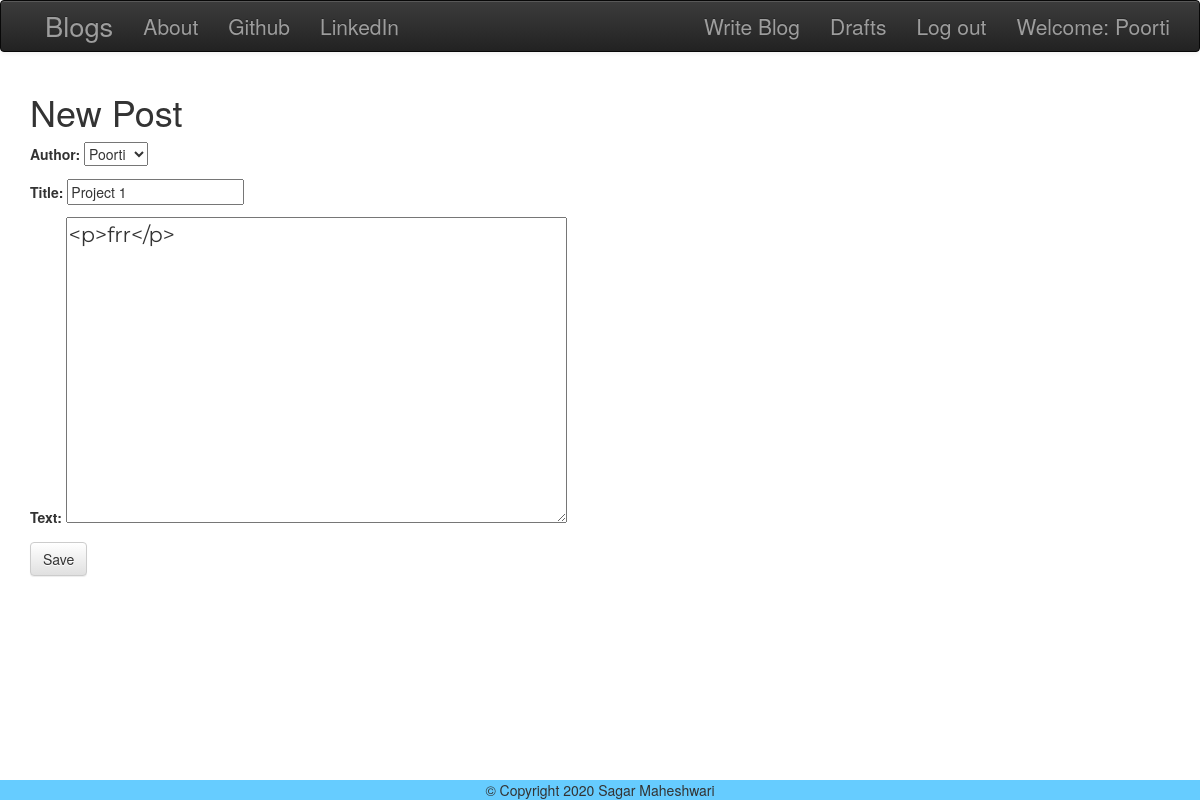
Screenshot of /post/3/edit/ (signed in) with the database file from the repository.
### blog/models.py (models this page shows, shortened)
class Post(models.Model):
    author = models.ForeignKey('auth.User', on_delete=models.DO_NOTHING)
    title = models.CharField(max_length=200)
    text = models.TextField()
    created_date = models.DateTimeField(default=timezone.now)
    published_date = models.DateTimeField(blank=True, null=True)

### blog/views.py (the view)
# urls.py: url(r'^post/(?P<pk>\d+)/edit/$', views.PostUpdateView.as_view(), name='post_edit'),
class PostUpdateView(LoginRequiredMixin,UpdateView):
    login_url = '/login/'
    redirect_field_name = 'blog/post_detail.html'
    form_class = PostForm
    model = Post

### blog/forms.py
class PostForm(forms.ModelForm):
    class Meta():
        model = Post
        fields = ('author', 'title', 'text')
        widgets = {
            'title':forms.TextInput(attrs={'class':'textinputclass'}),
            'text':forms.Textarea(attrs={'class':'editable medium-editor-textarea postcontent'}),
        }

### blog/templates/blog/post_form.html (shortened to what this page needs)
{%extends "blog/base.html"%}
{%block content%}
<h1>New Post</h1>
<form class="post-form" method="POST">
	{{form.as_p}}
	<button type="submit" class="save btn btn-default" name="button">Save</button>
</form>
{%endblock%}

### blog/templates/blog/base.html (shortened to what this page needs)
<!DOCTYPE html>
{%load static%}
<html lang="en">
<head>
    <link rel="stylesheet" href="https://maxcdn.bootstrapcdn.com/bootstrap/3.3.7/css/bootstrap.min.css">
    <link rel="stylesheet" href="https://maxcdn.bootstrapcdn.com/bootstrap/3.3.7/css/bootstrap-theme.min.css">
    <link rel="stylesheet" href="https://cdnjs.cloudflare.com/ajax/libs/font-awesome/4.7.0/css/font-awesome.min.css">
	<link rel="stylesheet" href="//cdn.jsdelivr.net/npm/medium-editor@latest/dist/css/medium-editor.min.css" type="text/css" media="screen" charset="utf-8">
	<link rel="stylesheet" type="text/css" href="{%static 'css/blog.css'%}">
</head>
<body class="loader">
	<nav class="navbar navbar-default techfont custom-navbar navbar-inverse">
		<div class="container">
			<ul class="nav navbar-nav">
			<li><a style="font-size: 130%;" href="{%url 'post_list'%}">Blogs</a></li>
			<li><a href="{% url 'about'%}">About</a></li>
        	<li><a href="https://github.com/maheshwari2000">Github</a></li>
        	<li><a href="https://www.linkedin.com/in/sagar--maheshwari/">LinkedIn</a></li>
        	</ul>
        	<ul class="nav navbar-nav navbar-right">
        	{% if user.is_authenticated %}
        	<li>
        	  <a href="{% url 'post_new' %}" >Write Blog</a>
        	</li>
        	<li>
        	  <a href="{% url 'post_draft_list' %}">Drafts</a>
        	</li>
        	<li>
        	  <a href="{% url 'logout' %}" >Log out</a>
        	</li>
        	<li>
        	  <a >Welcome: {{ user.username }}</a>
        	</li>
        	{% else %}
            <li><a href="{%url 'register'%}">Registration</a></li>
        	<li><a class='nav navbar-right' href="{% url 'login' %}" ><span class="glyphicon glyphicon-user"></span>Login</a></li>
        	{% endif %}
        	</ul>
		</div>
	</nav>
		<div class="content container">
			<div class="row">
				<div class="col-md-8">
                  <div class="blog_posts">
                    {% block content %}
                    {% endblock %}
                  </div>
                </div>
			</div>
		</div>
<div id="footer">&copy; Copyright 2020 Sagar Maheshwari</div>
</body>
</html>

### blog/static/css/blog.css (style rules this page uses)
body, html { height: 100%; width: 100%; }
#footer { position:absolute; bottom:0; width:100%; background:#6cf; text-align: center; }
.techfont { font-size: 1.5em; }
.postcontent { font-family: 'Montserrat'; font-size: 1.5em; }
.loader { filter:hue-rotate(0deg); color: linear-gradient(45deg,#0f8,#08f); animation:hue 5000ms infinite linear; }

### rows the page displays
Post: author "Poorti", title "Project 1", text "<p>frr</p>"

### other values shown
{{ user.username }} "Poorti"
